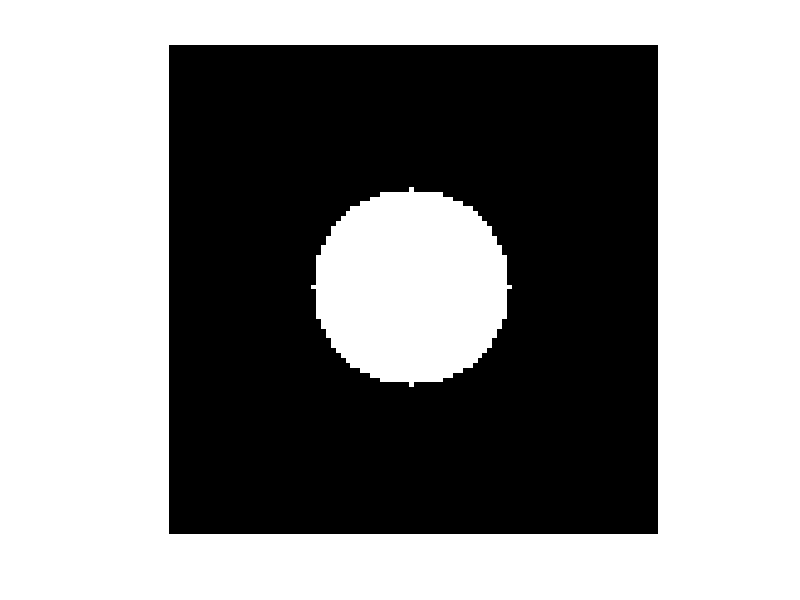

Here is the MATLAB script that generated this plot:
A = zeros(100, 100); % Initialize the matrix to all zeros
Cx = 50; % Center x-coordinate
Cy = 50; % Center y-coordinate
Radius = 20; % Radius for the Euclidean distance threshold
for i = 1:100
    for j = 1:100
        % Calculate Euclidean distance and check if it is within the radius
        if ((i - Cx)^2 + (j - Cy)^2) <= Radius^2
            A(i, j) = 255; % Set pixel to white if within the radius
        end
    end
end

imshow(A, []); % Display the result